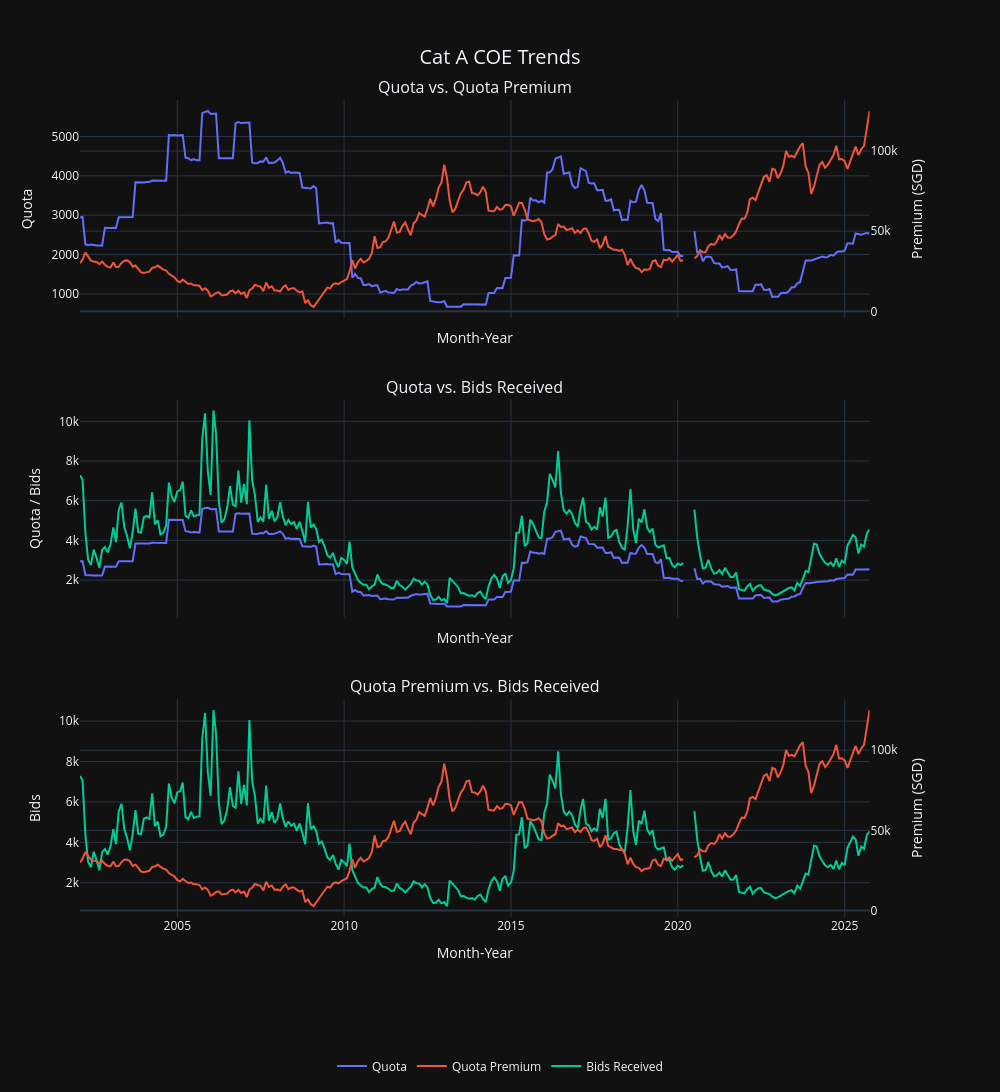

Notebook cell for this chart:
### Code cell
fig = make_subplots(
    rows=3, cols=1,
    shared_xaxes=True,
    vertical_spacing=0.1,
    row_heights=[1, 1, 1],
    subplot_titles=("Quota vs. Quota Premium", "Quota vs. Bids Received", 'Quota Premium vs. Bids Received'),
    specs=[[{"secondary_y": True}], [{}], [{"secondary_y": True}]]
)

#COE Quota
fig.add_trace(go.Scatter(
        x=cat_a_df.index,
        y=cat_a_df['quota_a'],
        mode='lines',
        name='Quota',
        line=dict(color=pc.qualitative.Plotly[0])
), row=1, col=1, secondary_y=False)


#COE Quota Premium
fig.add_trace(go.Scatter(
    x=cat_a_df.index,
    y=cat_a_df['quota_premium_a'],
    mode='lines',
    name='Quota Premium',
    line=dict(color=pc.qualitative.Plotly[1]),
    yaxis='y2'
), row=1, col=1, secondary_y=True)

#Bids Received
fig.add_trace(go.Scatter(
    x=cat_a_df.index,
    y=cat_a_df['bids_received_a'],
    mode='lines',
    name='Bids Received',
    line=dict(color=pc.qualitative.Plotly[2])
), row=2, col=1)

fig.add_trace(go.Scatter(
        x=cat_a_df.index,
        y=cat_a_df['quota_a'],
        mode='lines',
        name='Quota',
        line=dict(color=pc.qualitative.Plotly[0]),
        showlegend=False
), row=2, col=1, secondary_y=False)

fig.add_trace(go.Scatter(
    x=cat_a_df.index,
    y=cat_a_df['quota_premium_a'],
    mode='lines',
    name='Quota Premium',
    line=dict(color=pc.qualitative.Plotly[1]),
    showlegend=False
), row=3, col=1, secondary_y=True)

#Bids Received
fig.add_trace(go.Scatter(
    x=cat_a_df.index,
    y=cat_a_df['bids_received_a'],
    mode='lines',
    name='Bids Received',
    line=dict(color=pc.qualitative.Plotly[2]),
    showlegend=False
), row=3, col=1)

fig.update_layout(
    height=1200,
    width=1000,
    title={
        'text': "Cat A COE Trends",
        'x': 0.5,
        'xanchor': 'center',
        'yanchor': 'top',
        'font': {'size': 20}
    },
    template='plotly_dark',
    legend=dict(
        orientation="h",
        yanchor="bottom",
        y=-0.2,
        xanchor="center",
        x=0.5
    )
)

fig.update_xaxes(
    title_text="Month-Year",
)

fig.update_yaxes(title_text="Quota", row=1, col=1, secondary_y=False)
fig.update_yaxes(title_text="Premium (SGD)", row=1, col=1, secondary_y=True)

fig.update_yaxes(title_text="Quota / Bids", row=2, col=1)

fig.update_yaxes(title_text="Bids", row=3, col=1, secondary_y=False)
fig.update_yaxes(title_text="Premium (SGD)", row=3, col=1, secondary_y=True)

fig.show()

### Figure 1 — Plotly figure (JSON) as saved in the notebook; plotly's stock layout.template omitted (floating-point values rounded to 4 significant figures; data arrays with more than 128 entries replaced by an {"elided": "..."} marker saying what was removed)
{"data": [{"line": {"color": "#636EFA"}, "mode": "lines", "name": "Quota", "type": "scatter", "x": {"elided": "285 str values"}, "xaxis": "x", "y": {"elided": "285 int values"}, "yaxis": "y"}, {"line": {"color": "#EF553B"}, "mode": "lines", "name": "Quota Premium", "type": "scatter", "x": {"elided": "285 str values"}, "xaxis": "x", "y": {"elided": "285 float values"}, "yaxis": "y2"}, {"line": {"color": "#00CC96"}, "mode": "lines", "name": "Bids Received", "type": "scatter", "x": {"elided": "285 str values"}, "xaxis": "x2", "y": {"elided": "285 int values"}, "yaxis": "y3"}, {"line": {"color": "#636EFA"}, "mode": "lines", "name": "Quota", "showlegend": false, "type": "scatter", "x": {"elided": "285 str values"}, "xaxis": "x2", "y": {"elided": "285 int values"}, "yaxis": "y3"}, {"line": {"color": "#EF553B"}, "mode": "lines", "name": "Quota Premium", "showlegend": false, "type": "scatter", "x": {"elided": "285 str values"}, "xaxis": "x3", "y": {"elided": "285 float values"}, "yaxis": "y5"}, {"line": {"color": "#00CC96"}, "mode": "lines", "name": "Bids Received", "showlegend": false, "type": "scatter", "x": {"elided": "285 str values"}, "xaxis": "x3", "y": {"elided": "285 int values"}, "yaxis": "y4"}], "layout": {"annotations": [{"font": {"size": 16}, "showarrow": false, "text": "Quota vs. Quota Premium", "x": 0.47, "xanchor": "center", "xref": "paper", "y": 1, "yanchor": "bottom", "yref": "paper"}, {"font": {"size": 16}, "showarrow": false, "text": "Quota vs. Bids Received", "x": 0.47, "xanchor": "center", "xref": "paper", "y": 0.6333, "yanchor": "bottom", "yref": "paper"}, {"font": {"size": 16}, "showarrow": false, "text": "Quota Premium vs. Bids Received", "x": 0.47, "xanchor": "center", "xref": "paper", "y": 0.2667, "yanchor": "bottom", "yref": "paper"}], "height": 1200, "legend": {"orientation": "h", "x": 0.5, "xanchor": "center", "y": -0.2, "yanchor": "bottom"}, "title": {"font": {"size": 20}, "text": "Cat A COE Trends", "x": 0.5, "xanchor": "center", "yanchor": "top"}, "width": 1000, "xaxis": {"anchor": "y", "domain": [0, 0.94], "matches": "x3", "showticklabels": false, "title": {"text": "Month-Year"}}, "xaxis2": {"anchor": "y3", "domain": [0, 0.94], "matches": "x3", "showticklabels": false, "title": {"text": "Month-Year"}}, "xaxis3": {"anchor": "y4", "domain": [0, 0.94], "title": {"text": "Month-Year"}}, "yaxis": {"anchor": "x", "domain": [0.7333, 1], "title": {"text": "Quota"}}, "yaxis2": {"anchor": "x", "overlaying": "y", "side": "right", "title": {"text": "Premium (SGD)"}}, "yaxis3": {"anchor": "x2", "domain": [0.3667, 0.6333], "title": {"text": "Quota / Bids"}}, "yaxis4": {"anchor": "x3", "domain": [0, 0.2667], "title": {"text": "Bids"}}, "yaxis5": {"anchor": "x3", "overlaying": "y4", "side": "right", "title": {"text": "Premium (SGD)"}}}}
